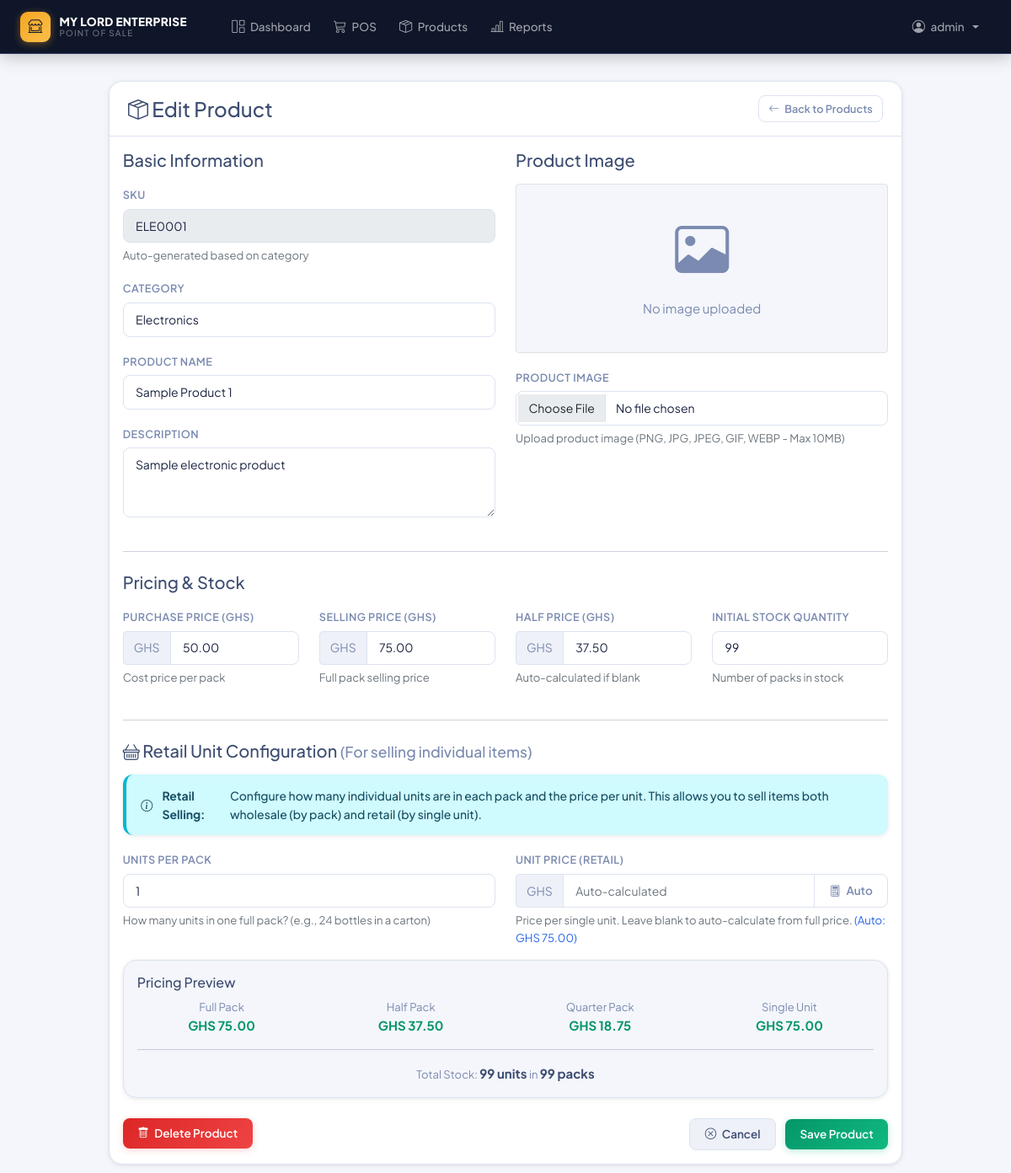
Page /products/1/edit (signed in) on the earlier database version.
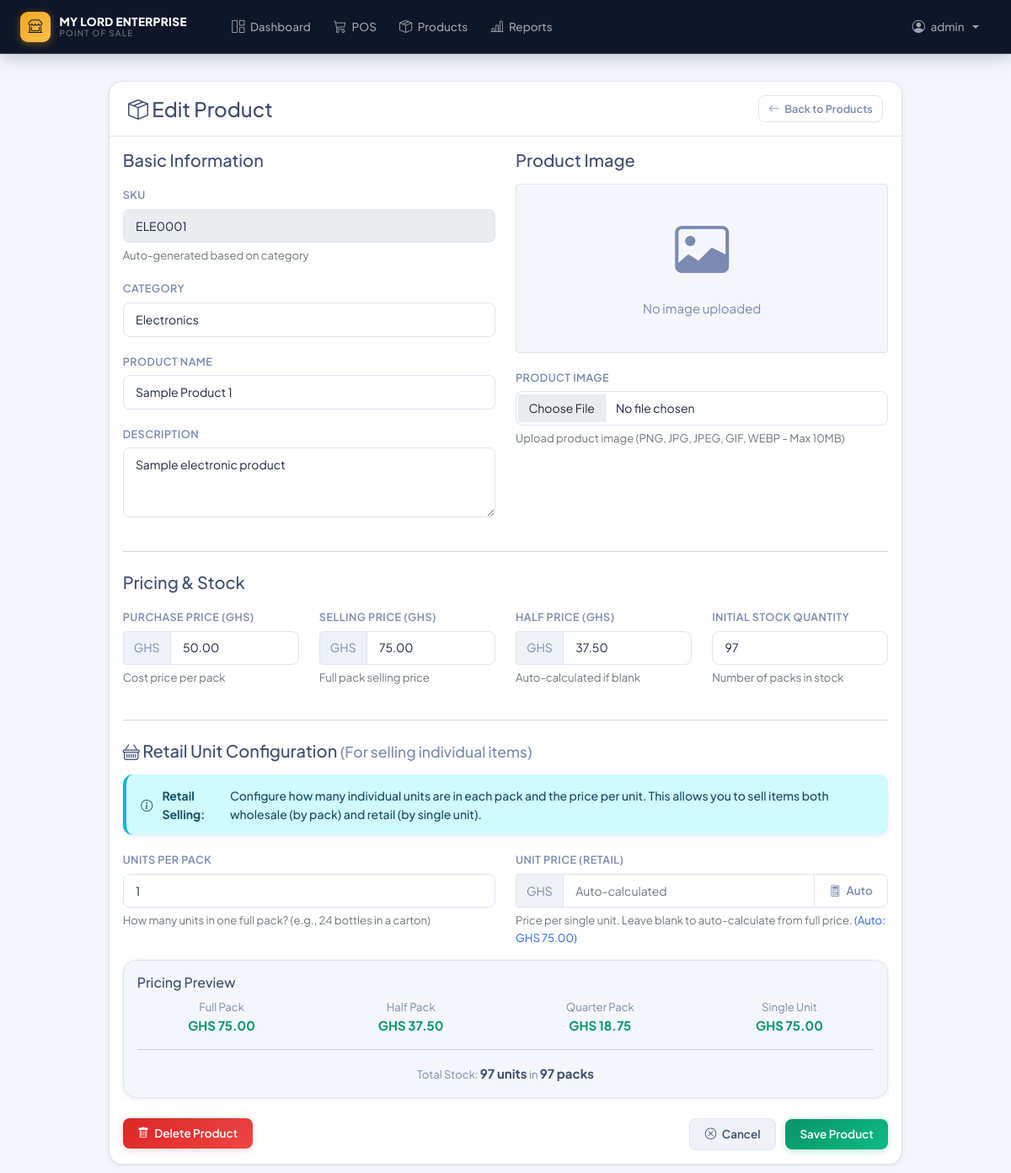
Same page on the later database version.
### app/models.py (models this page shows, shortened)
class Product(db.Model):
    id = db.Column(db.Integer, primary_key=True)
    sku = db.Column(db.String(20), unique=True, nullable=False, index=True)
    name = db.Column(db.String(100), nullable=False)
    category = db.Column(db.String(50), nullable=False, index=True)
    description = db.Column(db.Text)
    purchase_price = db.Column(db.Numeric(10, 2), nullable=False)
    full_price = db.Column(db.Numeric(10, 2), nullable=False)
    half_price = db.Column(db.Numeric(10, 2), nullable=True)
    price = db.Column(db.Numeric(10, 2), nullable=False)  # For backward compatibility
    units_per_pack = db.Column(db.Integer, default=1, nullable=False)  # How many units in a full pack
    unit_price = db.Column(db.Numeric(10, 2), nullable=True)  # Price per single unit (retail)
    quantity = db.Column(db.Numeric(10, 2), nullable=False, default=0)
    image_filename = db.Column(db.String(255), nullable=True)
    image_path = db.Column(db.String(500), nullable=True)
    created_at = db.Column(db.DateTime, nullable=False, default=datetime.utcnow)
    updated_at = db.Column(db.DateTime, default=datetime.utcnow, onupdate=datetime.utcnow)
    sale_items = db.relationship('SaleItem', backref='product', lazy=True)
    CATEGORIES = [
        ('electronics', 'Electronics'),
        ('clothing', 'Clothing'),
        ('food', 'Food & Beverages'),
        ('beauty', 'Beauty & Personal Care'),
        ('books', 'Books & Stationery'),
        ('home', 'Home & Garden'),
        ('sports', 'Sports & Recreation'),
        ('automotive', 'Automotive'),
        ('toys', 'Toys & Games'),
        ('health', 'Health & Wellness'),
        ('jewelry', 'Jewelry & Accessories'),
        ('music', 'Music & Instruments'),
        ('pets', 'Pet Supplies'),
        ('office', 'Office Supplies'),
        ('tools', 'Tools & Hardware'),
        ('other', 'Other')
    ]
    ALLOWED_IMAGE_EXTENSIONS = {'png', 'jpg', 'jpeg', 'gif', 'webp'}
    MAX_IMAGE_SIZE = 10 * 1024 * 1024  # 10MB
    @property
    def has_image(self):
        return self.image_filename is not None and self.image_path is not None
    @property
    def quarter_price(self):
        return self.full_price / Decimal('4')

### app/products.py (the view, shortened to what this page needs)
@bp.route('/<int:product_id>/edit', methods=['GET', 'POST'])
@login_required
@manager_required
def edit_product(product_id):
    product = Product.query.get_or_404(product_id)
    form = ProductForm(original_sku=product.sku, obj=product)
    return render_template('products/edit.html', form=form, title='Edit Product', product=product)

### app/models.py (called while the page is built)
    def needs_password_change(self):
        return self.must_change_password or self.is_temporary_password

    def is_admin(self):
        return self.role == 'admin'

    def is_manager(self):
        return self.role in ['admin', 'manager']

### app/templates/products/edit.html (shortened to what the changed rows need)
{% extends "base.html" %}
{% block content %}
<div class="row justify-content-center">
    <div class="col-lg-10">
        <div class="card">
            <div class="card-body">
                <form method="POST" enctype="multipart/form-data" novalidate>
                    <div class="row">
                        <div class="col-md-6">
                            <div class="mb-3">
                                {{ form.sku.label(class="form-label") }}
                                {{ form.sku(class="form-control" + (" is-invalid" if form.sku.errors else "")) }}
                                <div class="form-text">Auto-generated based on category</div>
                            </div>
                            <div class="mb-3">
                                {{ form.category.label(class="form-label") }}
                                {{ form.category(class="form-select" + (" is-invalid" if form.category.errors else "")) }}
                            </div>
                            <div class="mb-3">
                                {{ form.name.label(class="form-label") }}
                                {{ form.name(class="form-control" + (" is-invalid" if form.name.errors else "")) }}
                            </div>
                            <div class="mb-3">
                                {{ form.description.label(class="form-label") }}
                                {{ form.description(class="form-control" + (" is-invalid" if form.description.errors else "")) }}
                            </div>
                        </div>
                    </div>
                    <div class="row">
                        <div class="col-md-3">
                            <div class="mb-3">
                                <div class="input-group">
                                    <span class="input-group-text">GHS</span>
                                    {{ form.purchase_price(class="form-control" + (" is-invalid" if form.purchase_price.errors else "")) }}
                                </div>
                            </div>
                        </div>
                        <div class="col-md-3">
                            <div class="mb-3">
                                <div class="input-group">
                                    <span class="input-group-text">GHS</span>
                                    {{ form.full_price(class="form-control" + (" is-invalid" if form.full_price.errors else "")) }}
                                </div>
                            </div>
                        </div>
                        <div class="col-md-3">
                            <div class="mb-3">
                                <div class="input-group">
                                    <span class="input-group-text">GHS</span>
                                    {{ form.half_price(class="form-control" + (" is-invalid" if form.half_price.errors else "")) }}
                                </div>
                            </div>
                        </div>
                        <div class="col-md-3">
                            <div class="mb-3">
                                {{ form.quantity.label(class="form-label") }}
                                {{ form.quantity(class="form-control" + (" is-invalid" if form.quantity.errors else "")) }}
                                <div class="form-text">Number of packs in stock</div>
                            </div>
                        </div>
                    </div>
                    <div class="row">
                        <div class="col-md-6">
                            <div class="mb-3">
                                {{ form.units_per_pack.label(class="form-label") }}
                                {{ form.units_per_pack(class="form-control" + (" is-invalid" if form.units_per_pack.errors else ""), id="unitsPerPack") }}
                                <div class="form-text">
                                    How many units in one full pack? (e.g., 24 bottles in a carton)
                                </div>
                            </div>
                        </div>
                        <div class="col-md-6">
                            <div class="mb-3">
                                <div class="input-group">
                                    <span class="input-group-text">GHS</span>
                                    {{ form.unit_price(class="form-control" + (" is-invalid" if form.unit_price.errors else ""), id="unitPrice") }}
                                    <button class="btn btn-outline-secondary" type="button" id="autoCalcBtn">
                                        <i class="bi bi-calculator"></i> Auto
                                    </button>
                                </div>
                            </div>
                        </div>
                    </div>
                    <div class="card bg-light">
                        <div class="card-body">
                            <div class="row text-center">
                                <div class="col-12">
                                    <small class="text-muted">Total Stock: </small>
                                    <strong id="totalUnits">0 units</strong>
                                    <small class="text-muted"> in </small>
                                    <strong id="totalPacks">0 packs</strong>
                                </div>
                            </div>
                        </div>
                    </div>
                </form>
            </div>
        </div>
    </div>
</div>
{% endblock %}

Differences in the rows shown:
changed Product "ELE0001": quantity "99" → "97"
Other differences:
text written by a page script: "99 units" → "97 units"
text written by a page script: "99 packs" → "97 packs"
